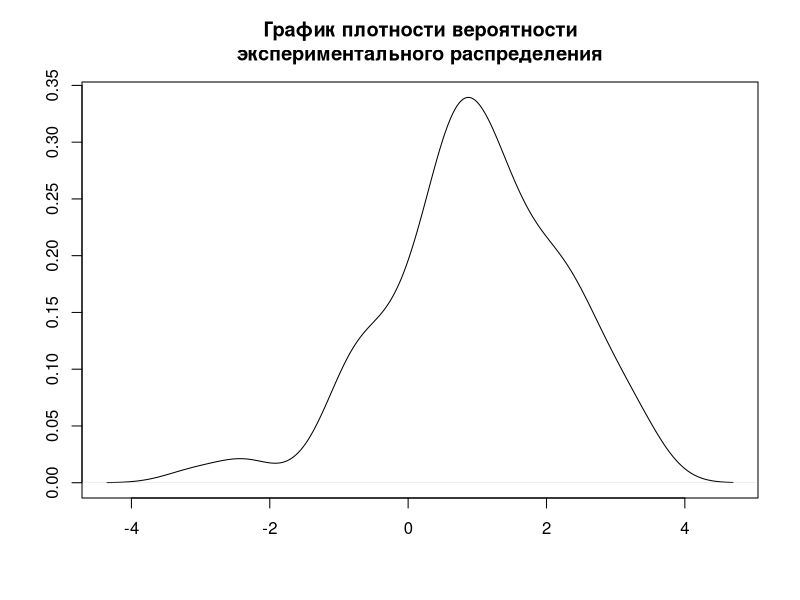
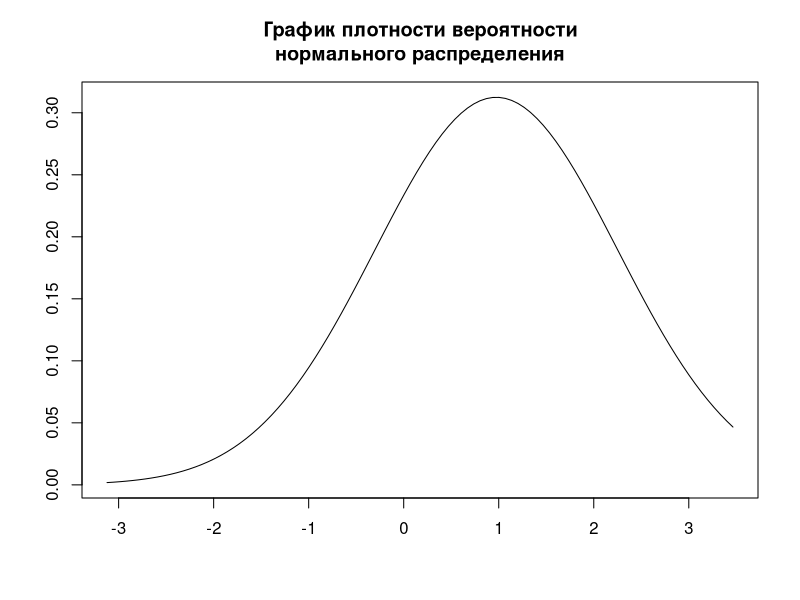
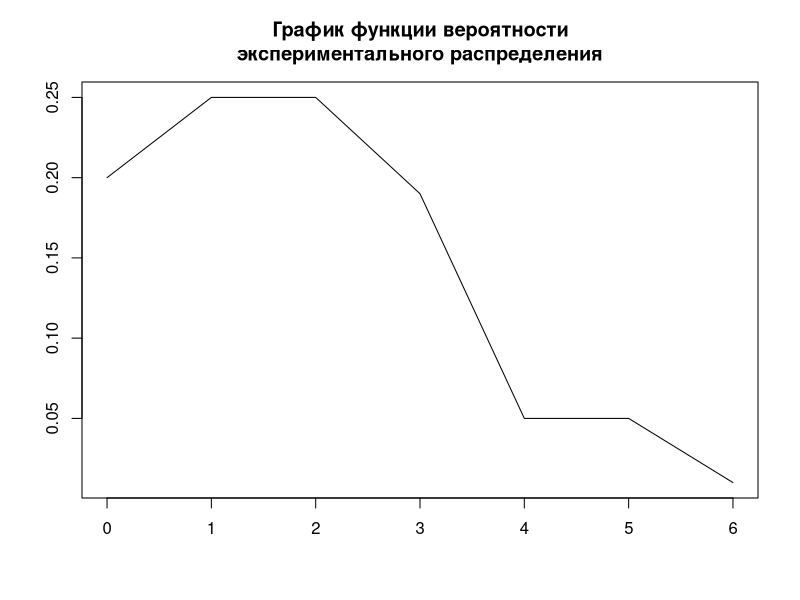
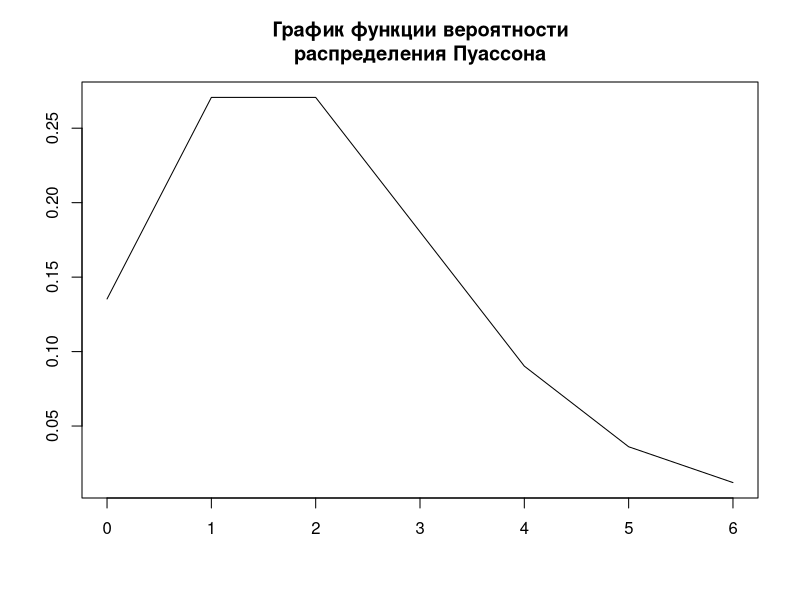
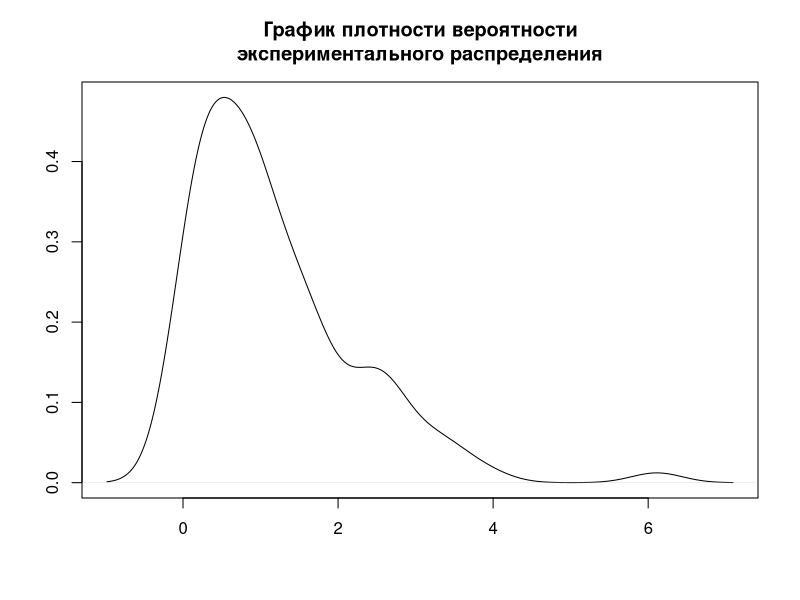
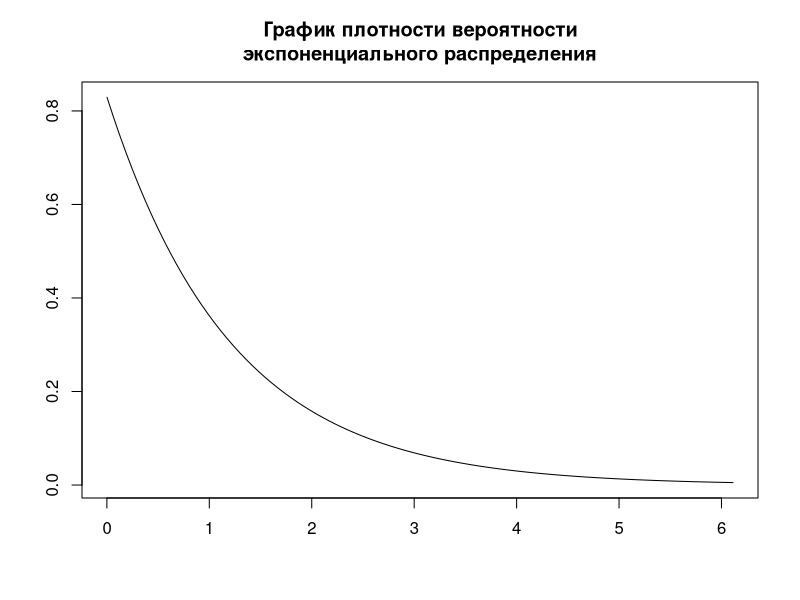

Write R code to recreate these figures, in order.
#нормальное распределение

gaus<-rnorm(100, mean = 0.83, sd = sqrt(1.77))

d<-density(gaus)
plot(d,main="График плотности вероятности\nэкспериментального распределения",
     xlab = "", ylab="")

xfit<-seq(min(gaus), max(gaus), length=100)
yfit<-dnorm(xfit, mean=mean(gaus), sd=sd(gaus))
plot(xfit,yfit,main="График плотности вероятности\nнормального распределения",
     xlab = "", ylab="", type="l",lwd=1)

#распределение Пуассона

puasson<-rpois(100, lambda = 2)

numnum<-sort(unique(puasson))
numnum1<-rep(0,length(numnum))
for (i in 1:length(numnum)){
  for(g in 1:length(puasson)){
    if ((puasson[g]==numnum[i]))
      numnum1[i]<-numnum1[i]+(1/length(puasson));
  }
}
plot(numnum, numnum1,
     main="График функции вероятности\nэкспериментального распределения",
     xlab = "", ylab="",type="l",lwd=1)

xfit1<-sort(puasson)
yfit1<-dpois(xfit1, lambda = 2)
plot(xfit1,yfit1,main="График функции вероятности\nраспределения Пуассона",
     xlab = "", ylab="", type="l",lwd=1)

#экспоненциальное распределение

expon<-rexp(n = 100, rate = 0.83)

exxx<-density(expon)
plot(exxx,main="График плотности вероятности\nэкспериментального распределения",
     xlab = "", ylab="")

xfit2<-seq(min(expon), max(expon), length=100)
yfit2<-dexp(xfit2, rate =0.83)
plot(xfit2,yfit2,
     main="График плотности вероятности\nэкспоненциального распределения",
     xlab = "", ylab="", type="l",lwd=1)
